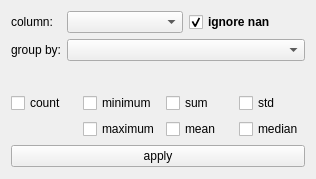
<?xml version="1.0" encoding="UTF-8"?>
<ui version="4.0">
 <class>Form</class>
 <widget class="QWidget" name="Form">
  <property name="geometry">
   <rect>
    <x>0</x>
    <y>0</y>
    <width>316</width>
    <height>179</height>
   </rect>
  </property>
  <property name="windowTitle">
   <string>Form</string>
  </property>
  <layout class="QVBoxLayout" name="verticalLayout">
   <item>
    <layout class="QFormLayout" name="formLayout_3">
     <item row="0" column="0">
      <widget class="QLabel" name="label">
       <property name="text">
        <string>column:</string>
       </property>
      </widget>
     </item>
     <item row="0" column="1">
      <layout class="QHBoxLayout" name="horizontalLayout">
       <item>
        <widget class="QComboBox" name="column"/>
       </item>
       <item>
        <widget class="QCheckBox" name="ignore_nan">
         <property name="font">
          <font>
           <weight>75</weight>
           <bold>true</bold>
          </font>
         </property>
         <property name="text">
          <string>ignore nan</string>
         </property>
         <property name="checked">
          <bool>true</bool>
         </property>
        </widget>
       </item>
      </layout>
     </item>
     <item row="1" column="0">
      <widget class="QLabel" name="label_2">
       <property name="text">
        <string>group by:</string>
       </property>
      </widget>
     </item>
     <item row="1" column="1">
      <widget class="QComboBox" name="group_by"/>
     </item>
    </layout>
   </item>
   <item>
    <layout class="QVBoxLayout" name="layout">
     <item>
      <layout class="QGridLayout" name="gridLayout">
       <item row="0" column="1">
        <widget class="QCheckBox" name="minimum">
         <property name="text">
          <string>minimum</string>
         </property>
        </widget>
       </item>
       <item row="0" column="3">
        <widget class="QCheckBox" name="std">
         <property name="text">
          <string>std</string>
         </property>
        </widget>
       </item>
       <item row="1" column="1">
        <widget class="QCheckBox" name="maximum">
         <property name="text">
          <string>maximum</string>
         </property>
        </widget>
       </item>
       <item row="0" column="2">
        <widget class="QCheckBox" name="sum">
         <property name="text">
          <string>sum</string>
         </property>
        </widget>
       </item>
       <item row="1" column="2">
        <widget class="QCheckBox" name="mean">
         <property name="text">
          <string>mean</string>
         </property>
        </widget>
       </item>
       <item row="1" column="3">
        <widget class="QCheckBox" name="median">
         <property name="text">
          <string>median</string>
         </property>
        </widget>
       </item>
       <item row="0" column="0">
        <widget class="QCheckBox" name="count">
         <property name="text">
          <string>count</string>
         </property>
        </widget>
       </item>
      </layout>
     </item>
     <item alignment="Qt::AlignTop">
      <widget class="QPushButton" name="apply">
       <property name="text">
        <string>apply</string>
       </property>
      </widget>
     </item>
     <item>
      <layout class="QHBoxLayout" name="loading"/>
     </item>
    </layout>
   </item>
  </layout>
 </widget>
 <resources/>
 <connections/>
</ui>
